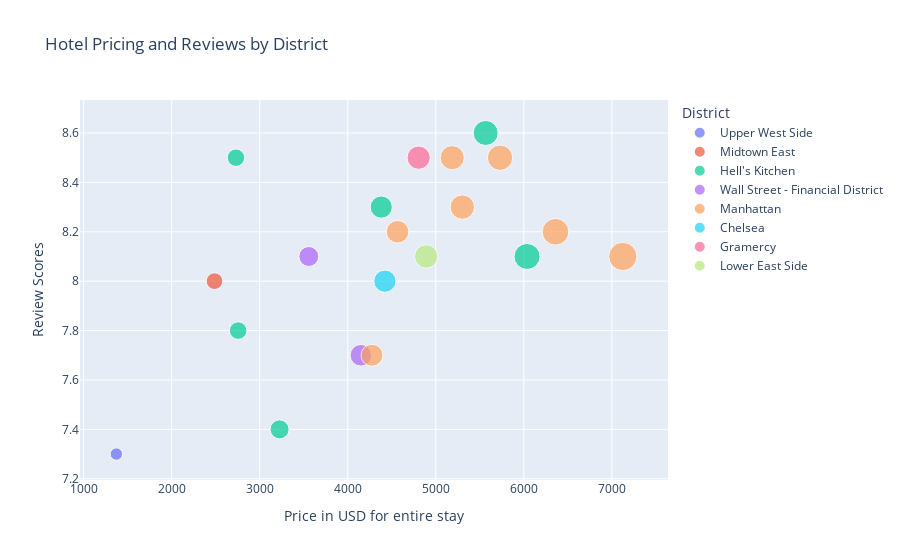

Source (notebook cell):
### Code cell
hotel_pricing_plot = px.scatter(
    hotels_df,
    x= hotels_df['min_total_price'],
    y = hotels_df['review_score'],
    color = hotels_df['district'],
    size = hotels_df['min_total_price'], 
    labels=dict(review_score="Review Scores", district="District", min_total_price = "Price in USD for entire stay"),
    title="Hotel Pricing and Reviews by District" 
)

hotel_pricing_plot.update_traces(hovertemplate ='<b>Price</b>: $%{x:.2f} <br> <b>Score</b>: %{y}')

hotel_pricing_plot

### Figure 1 — Plotly figure (JSON) as saved in the notebook; plotly's stock layout.template omitted (floating-point values rounded to 4 significant figures)
{"data": [{"hovertemplate": "<b>Price</b>: $%{x:.2f} <br> <b>Score</b>: %{y}", "hovertext": ["West Side YMCA"], "legendgroup": "Upper West Side", "marker": {"color": "#636efa", "size": [1371.0], "sizemode": "area", "sizeref": 17.81, "symbol": "circle"}, "mode": "markers", "name": "Upper West Side", "orientation": "v", "showlegend": true, "type": "scatter", "x": [1371.0], "xaxis": "x", "y": [7.3], "yaxis": "y"}, {"hovertemplate": "<b>Price</b>: $%{x:.2f} <br> <b>Score</b>: %{y}", "hovertext": ["Pod 51"], "legendgroup": "Midtown East", "marker": {"color": "#EF553B", "size": [2486.0], "sizemode": "area", "sizeref": 17.81, "symbol": "circle"}, "mode": "markers", "name": "Midtown East", "orientation": "v", "showlegend": true, "type": "scatter", "x": [2486.0], "xaxis": "x", "y": [8], "yaxis": "y"}, {"hovertemplate": "<b>Price</b>: $%{x:.2f} <br> <b>Score</b>: %{y}", "hovertext": ["Pod Times Square", "The New Yorker, A Wyndham Hotel", "TBA Times Square", "The Belvedere Hotel", "Crowne Plaza HY36 Midtown Manhattan, an IHG Hotel", "Fairfield Inn & Suites by Marriott New York Midtown Manhattan/Penn Station"], "legendgroup": "Hell's Kitchen", "marker": {"color": "#00cc96", "size": [2730.0, 2755.0, 3225.0, 4380.0, 5567.0, 6037.0], "sizemode": "area", "sizeref": 17.81, "symbol": "circle"}, "mode": "markers", "name": "Hell's Kitchen", "orientation": "v", "showlegend": true, "type": "scatter", "x": [2730.0, 2755.0, 3225.0, 4380.0, 5567.0, 6037.0], "xaxis": "x", "y": [8.5, 7.8, 7.4, 8.3, 8.6, 8.1], "yaxis": "y"}, {"hovertemplate": "<b>Price</b>: $%{x:.2f} <br> <b>Score</b>: %{y}", "hovertext": ["Holiday Inn Manhattan Financial District, an IHG Hotel", "DoubleTree by Hilton New York Downtown"], "legendgroup": "Wall Street - Financial District", "marker": {"color": "#ab63fa", "size": [3557.0, 4149.0], "sizemode": "area", "sizeref": 17.81, "symbol": "circle"}, "mode": "markers", "name": "Wall Street - Financial District", "orientation": "v", "showlegend": true, "type": "scatter", "x": [3557.0, 4149.0], "xaxis": "x", "y": [8.1, 7.7], "yaxis": "y"}, {"hovertemplate": "<b>Price</b>: $%{x:.2f} <br> <b>Score</b>: %{y}", "hovertext": ["Hotel Edison Times Square", "MOXY NYC Times Square", "Room Mate Grace Boutique Hotel", "Hilton Garden Inn Times Square", "M Social Hotel Times Square New York", "Royalton New York", "Embassy Suites By Hilton New York Manhattan Times Square"], "legendgroup": "Manhattan", "marker": {"color": "#FFA15A", "size": [4275.0, 4566.0, 5186.0, 5302.0, 5730.0, 6360.0, 7124.0], "sizemode": "area", "sizeref": 17.81, "symbol": "circle"}, "mode": "markers", "name": "Manhattan", "orientation": "v", "showlegend": true, "type": "scatter", "x": [4275.0, 4566.0, 5186.0, 5302.0, 5730.0, 6360.0, 7124.0], "xaxis": "x", "y": [7.7, 8.2, 8.5, 8.3, 8.5, 8.2, 8.1], "yaxis": "y"}, {"hovertemplate": "<b>Price</b>: $%{x:.2f} <br> <b>Score</b>: %{y}", "hovertext": ["Hotel Hayden New York"], "legendgroup": "Chelsea", "marker": {"color": "#19d3f3", "size": [4422.0], "sizemode": "area", "sizeref": 17.81, "symbol": "circle"}, "mode": "markers", "name": "Chelsea", "orientation": "v", "showlegend": true, "type": "scatter", "x": [4422.0], "xaxis": "x", "y": [8], "yaxis": "y"}, {"hovertemplate": "<b>Price</b>: $%{x:.2f} <br> <b>Score</b>: %{y}", "hovertext": ["Freehand New York"], "legendgroup": "Gramercy", "marker": {"color": "#FF6692", "size": [4805.0], "sizemode": "area", "sizeref": 17.81, "symbol": "circle"}, "mode": "markers", "name": "Gramercy", "orientation": "v", "showlegend": true, "type": "scatter", "x": [4805.0], "xaxis": "x", "y": [8.5], "yaxis": "y"}, {"hovertemplate": "<b>Price</b>: $%{x:.2f} <br> <b>Score</b>: %{y}", "hovertext": ["Hotel Indigo Lower East Side, an IHG Hotel"], "legendgroup": "Lower East Side", "marker": {"color": "#B6E880", "size": [4891.0], "sizemode": "area", "sizeref": 17.81, "symbol": "circle"}, "mode": "markers", "name": "Lower East Side", "orientation": "v", "showlegend": true, "type": "scatter", "x": [4891.0], "xaxis": "x", "y": [8.1], "yaxis": "y"}], "layout": {"legend": {"itemsizing": "constant", "title": {"text": "District"}, "tracegroupgap": 0}, "title": {"text": "Hotel Pricing and Reviews by District"}, "xaxis": {"anchor": "y", "domain": [0, 1], "title": {"text": "Price in USD for entire stay"}}, "yaxis": {"anchor": "x", "domain": [0, 1], "title": {"text": "Review Scores"}}}}
